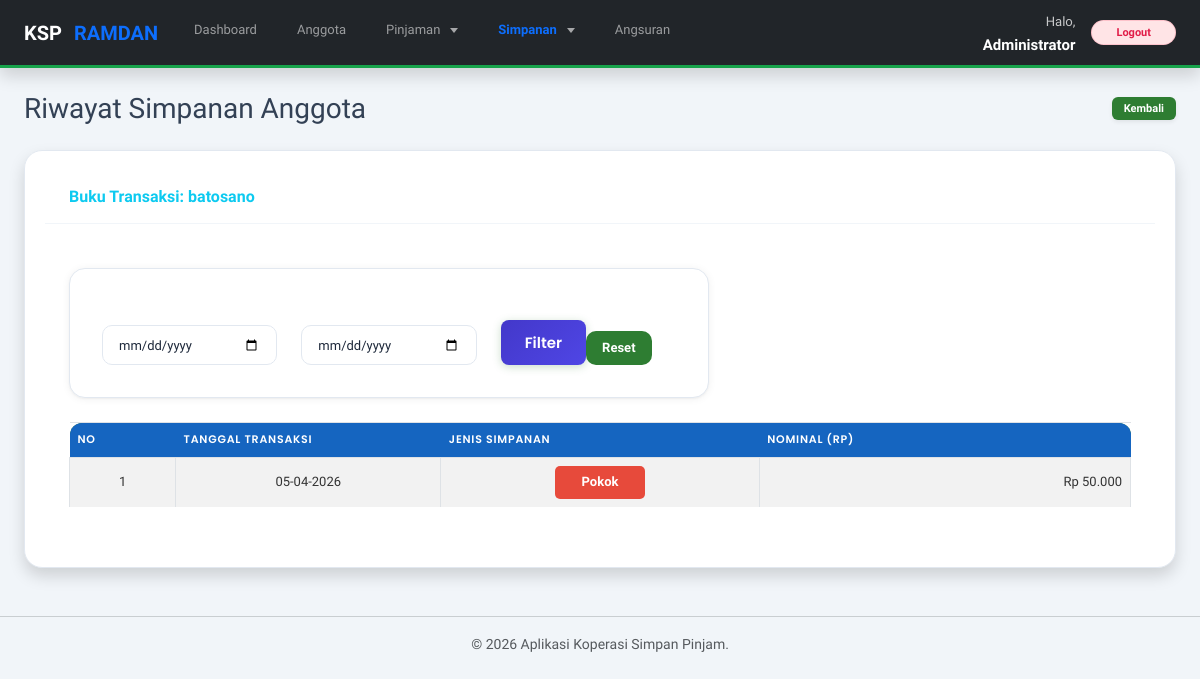
Page /riwayat_simpanan.php?id=1 (signed in) on the earlier database version.
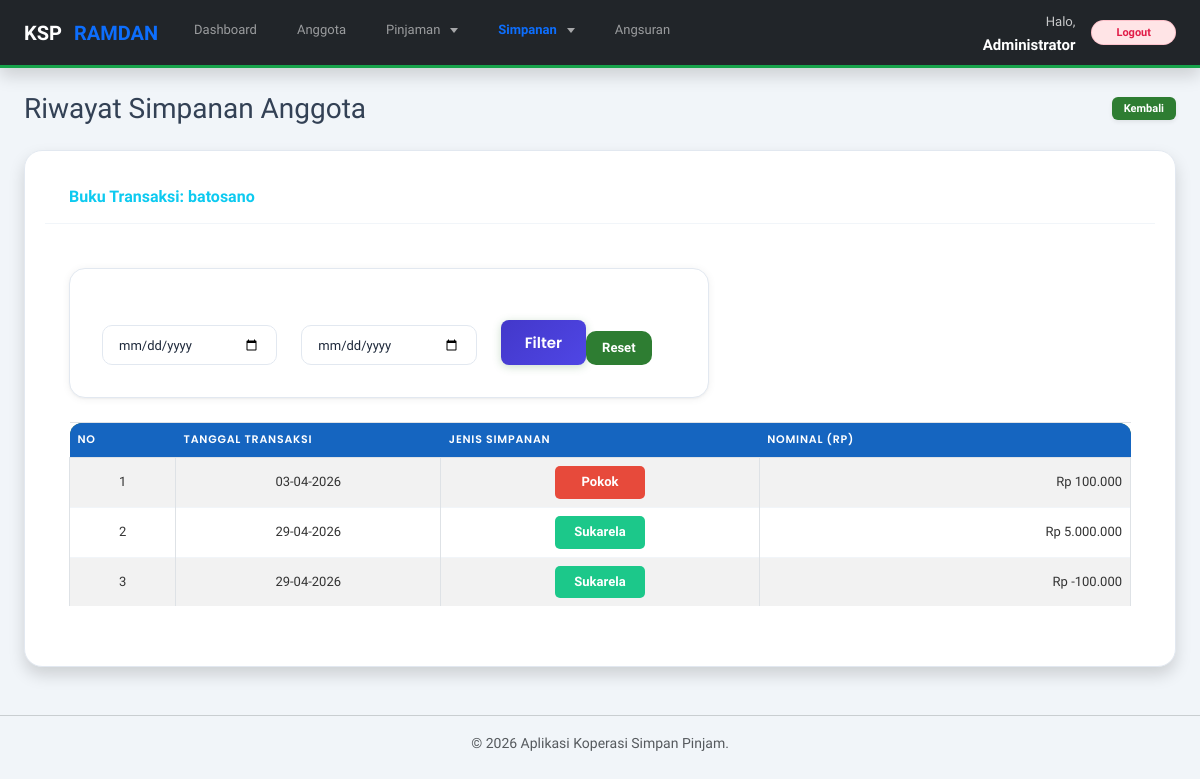
Same page on the later database version.
### tables this page shows
CREATE TABLE `tb_simpanan_ramdan` (
  `id_simpanan` int(11) NOT NULL,
  `id_anggota` int(11) NOT NULL,
  `jenis_simpanan` enum('Pokok','Wajib','Sukarela') NOT NULL,
  `jumlah` decimal(15,2) NOT NULL,
  `tanggal` date NOT NULL
);

### riwayat_simpanan.php (the view, shortened to what the changed rows need)
<!DOCTYPE html>
<html>
<?php
include 'koneksi.php';
include 'header.php';
$id_anggota = $_GET['id'];
$tanggal_mulai = isset($_GET['tanggal_mulai']) ? mysqli_real_escape_string($koneksi, $_GET['tanggal_mulai']) : '';
$tanggal_akhir = isset($_GET['tanggal_akhir']) ? mysqli_real_escape_string($koneksi, $_GET['tanggal_akhir']) : '';
?>
<div class="container-fluid">
    <div class="d-sm-flex align-items-center justify-content-between mb-4">
        <h1 class="h3 mb-0 text-gray-800">Riwayat Simpanan Anggota</h1>
    </div>
    <div class="card shadow mb-4 border-left-info">
        <div class="card-body">
            <div class="table-responsive">
                <table class="table table-bordered table-striped table-hover" width="100%" cellspacing="0">
                    <thead class="bg-light text-center">
                        <tr>
                            <th width="10%">No</th>
                            <th width="25%">Tanggal Transaksi</th>
                            <th width="30%">Jenis Simpanan</th>
                            <th width="35%">Nominal (Rp)</th>
                        </tr>
                    </thead>
                    <tbody>
                        <?php
                        $no = 1;
                        $query_riwayat = mysqli_query($koneksi, "
                            SELECT * FROM tb_simpanan_ramdan
                            WHERE id_anggota = '$id_anggota'
                            " . (!empty($tanggal_mulai) && !empty($tanggal_akhir) ? "AND tanggal BETWEEN '$tanggal_mulai' AND '$tanggal_akhir'" : "") . "
                            ORDER BY tanggal ASC
                        ");
                        if (mysqli_num_rows($query_riwayat) > 0) {
                            while ($riwayat = mysqli_fetch_assoc($query_riwayat)) {
                                $jenis = ucfirst(strtolower($riwayat['jenis_simpanan']));
                        ?>
                        <tr>
                            <td class="text-center align-middle"><?php echo $no++; ?></td>
                            <td class="text-center align-middle"><?php echo date('d-m-Y', strtotime($riwayat['tanggal'])); ?></td>
                            <td class="text-center align-middle">
                                <?php if ($jenis == 'Pokok'): ?>
                                    <div style="background-color: #e74a3b; color: #ffffff; padding: 6px 0; border-radius: 5px; font-size: 13px; font-weight: bold; width: 90px; margin: 0 auto; text-align: center;">Pokok</div>
                                <?php elseif ($jenis == 'Wajib'): ?>
                                    <div style="background-color: #f6c23e; color: #000000; padding: 6px 0; border-radius: 5px; font-size: 13px; font-weight: bold; width: 90px; margin: 0 auto; text-align: center;">Wajib</div>
                                <?php else: ?>
                                    <div style="background-color: #1cc88a; color: #ffffff; padding: 6px 0; border-radius: 5px; font-size: 13px; font-weight: bold; width: 90px; margin: 0 auto; text-align: center;">Sukarela</div>
                                <?php endif; ?>
                            </td>
                            <td class="text-right align-middle font-weight-bold">
                                Rp <?php echo number_format($riwayat['jumlah'], 0, ',', '.'); ?>
                            </td>
                        </tr>
                        <?php } } else { ?>
                            <tr><td colspan="4" class="text-center text-danger font-weight-bold py-4">Belum ada riwayat simpanan untuk anggota ini.</td></tr>
                        <?php } ?>
                    </tbody>
                </table>
            </div>
        </div>
    </div>
</div>
<?php include 'footer.php'; ?>

Differences in the rows shown:
changed tb_simpanan_ramdan (number 1 of 3 on the later page): tanggal "05-04-2026" → "03-04-2026"; jumlah "50.000" → "100.000"
now on this page (row edited): tb_simpanan_ramdan: tanggal "29-04-2026", jenis_simpanan "Sukarela", jumlah "5.000.000"
added tb_simpanan_ramdan: tanggal "29-04-2026", jenis_simpanan "Sukarela", jumlah "-100.000"
